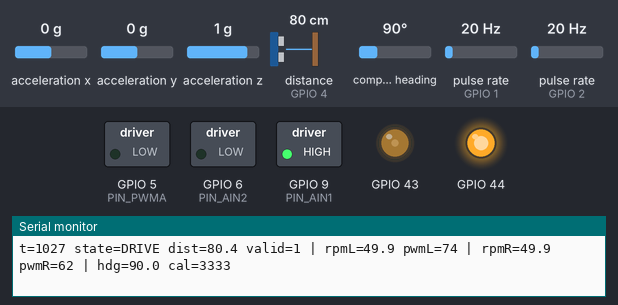
Simulated run of this sketch. Board: ESP32-S3. Parts: switched loads named in the sketch (green lamp = pin HIGH), output pins drawn as LEDs (lit = HIGH), the last lines printed to the serial monitor. Wiring (inferred from the names in the program): ultrasonic range finder: trigger GPIO 3; echo GPIO 4; 2 × pulse sensor: data GPIO 1 / data GPIO 2. The test bench sets the inputs (shaded band); at power-on: distance to the obstacle (sensor on GPIO 4) 80 cm, pulse rate (sensors on GPIO 2, GPIO 1) 20 Hz, acceleration x 0 g, acceleration y 0 g, acceleration z 1 g, compass heading 90°. The echo pulse lasts 58.3 µs per cm; storage starts empty; pins used as bus, display or sensor lines are not drawn.

Above: at 1.2 s.
1.3 s: distance to the obstacle (sensor on GPIO 4) set to 28 cm
3.6 s: distance to the obstacle (sensor on GPIO 4) set to 21 cm
At 4.1 s:
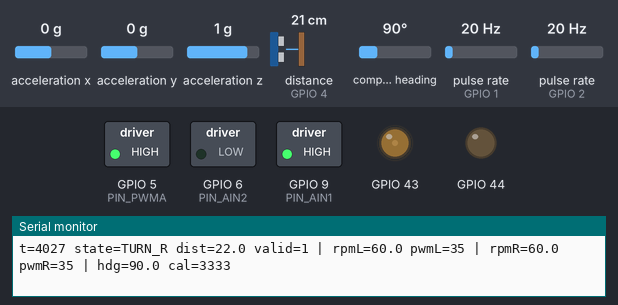
5.3 s: pulse rate (sensor on GPIO 2) set to 4 Hz
At 6.52 s:
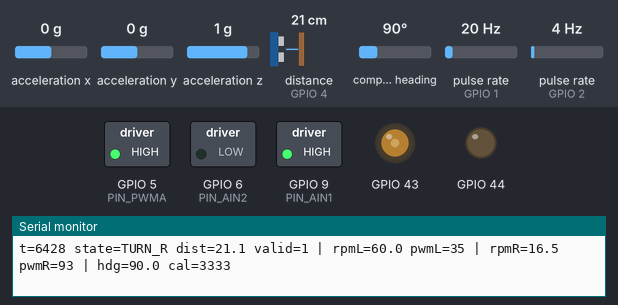
8.3 s: pulse rate (sensor on GPIO 1) set to 50 Hz
At 8.93 s:
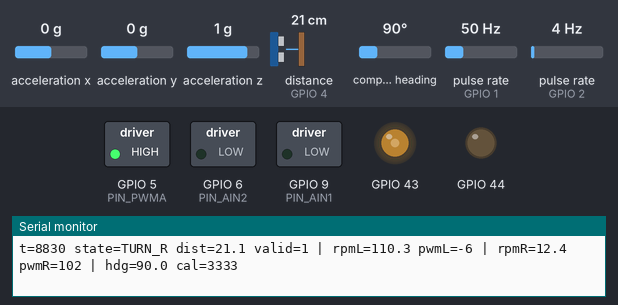
11.3 s: pulse rate (sensor on GPIO 2) set to 50 Hz
At 12.7 s:
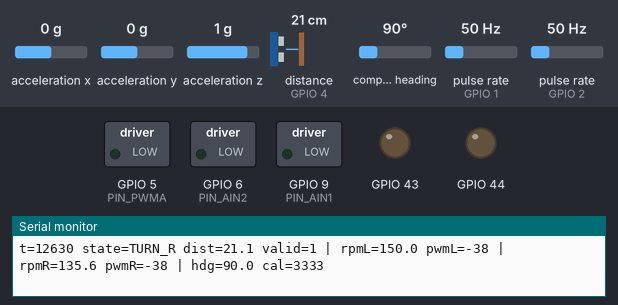
13.5 s: pulse rate (sensor on GPIO 1) set to 4 Hz
At 14.3 s:
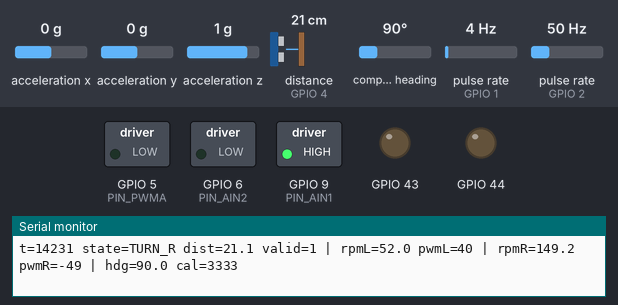
Timing chart, 0 to 16.3 s (numbered marks = the images above; inputs shaded):
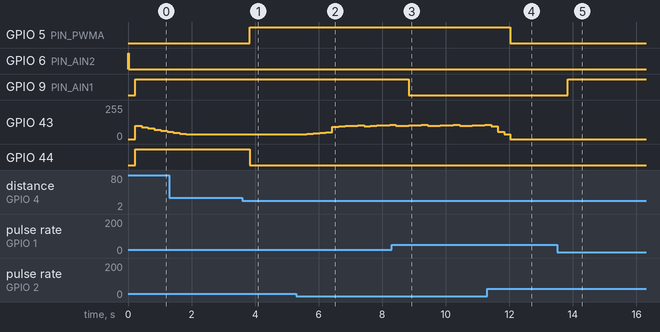

The sketch:

rover_fw.ino
```cpp
#include <Arduino.h>
#include "Pins.h"
#include "Config.h"
#include "MotorDriver.h"
#include "Encoders.h"
#include "Ultrasonic.h"
#include "ImuBno055.h"
#include "LoggerSD.h"
#include "StateMachine.h"

MotorDriver motors;
Encoders enc;
Ultrasonic ranger;
ImuBno055 imu;
LoggerSD logger;
StateMachine sm;

static uint32_t lastControlMs = 0;

void setup() {
  Serial.begin(115200);
  uint32_t t0 = millis();
  while (!Serial && (millis() - t0) < 3000) delay(10);
  Serial.println("\nBOOT");

  logger.begin();
  motors.begin();
  motors.coast();
  enc.begin();
  ranger.begin();
  imu.begin();

  sm.begin();
  lastControlMs = millis();

  Serial.println("RUN: obstacle avoid + speed PI + SD logging");
}

void loop() {
  const uint32_t now = millis();

  ranger.update(now);
  sm.update(now, ranger);

  if (now - lastControlMs < DT_MS) return;
  lastControlMs = now;

  const TickSnapshot ts = enc.sampleAndReset();
  static float rpmL = 0.0f, rpmR = 0.0f;
  const float rpmL_raw = ticksToRpm(ts.dtTicksL, DT_S);
  const float rpmR_raw = ticksToRpm(ts.dtTicksR, DT_S);
  rpmL = ALPHA_RPM * rpmL + (1.0f - ALPHA_RPM) * rpmL_raw;
  rpmR = ALPHA_RPM * rpmR + (1.0f - ALPHA_RPM) * rpmR_raw;
  const ImuSample imuS = imu.sample();
  float targL = 0.0f, targR = 0.0f;
  int8_t dirL = 0, dirR = 0;

  sm.getControlTargets(targL, targR, dirL, dirR);

  const MotorCmd cmd = motors.speedPI(targL, targR, rpmL, rpmR, ts.dtTicksL, ts.dtTicksR);
  motors.apply(dirL, dirR, cmd.pwmL, cmd.pwmR);

  logger.logRow(now, sm.state(),
                ranger.filteredCm(), ranger.valid(), ranger.lastEchoUs(),
                ts.dtTicksL, ts.dtTicksR, ts.totalTicksL, ts.totalTicksR,
                rpmL, rpmR, targL, targR,
                cmd.pwmL, cmd.pwmR,
                imuS.headingDeg, imuS.imuOK, imuS.cal_sys, imuS.cal_g, imuS.cal_a, imuS.cal_m);


  Serial.print("t="); Serial.print(now);
  Serial.print(" state="); Serial.print(sm.stateName());
  Serial.print(" dist="); Serial.print(ranger.filteredCm(), 1);
  Serial.print(" valid="); Serial.print(ranger.valid() ? 1 : 0);
  Serial.print(" | rpmL="); Serial.print(rpmL, 1); Serial.print(" pwmL="); Serial.print(cmd.pwmL);
  Serial.print(" | rpmR="); Serial.print(rpmR, 1); Serial.print(" pwmR="); Serial.print(cmd.pwmR);
  Serial.print(" | hdg="); Serial.print(imuS.headingDeg, 1);
  Serial.print(" cal="); Serial.print((int)imuS.cal_sys); Serial.print((int)imuS.cal_g);
  Serial.print((int)imuS.cal_a); Serial.print((int)imuS.cal_m);
  Serial.println();
}
```

Encoders.cpp
```cpp
#include "Encoders.h"

volatile uint32_t Encoders::_ticksL = 0;
volatile uint32_t Encoders::_ticksR = 0;

void IRAM_ATTR Encoders::isrL() { _ticksL++; }
void IRAM_ATTR Encoders::isrR() { _ticksR++; }

void Encoders::begin() {
  pinMode(PIN_ENC_L, INPUT_PULLUP);
  pinMode(PIN_ENC_R, INPUT_PULLUP);
  attachInterrupt(digitalPinToInterrupt(PIN_ENC_L), Encoders::isrL, FALLING);
  attachInterrupt(digitalPinToInterrupt(PIN_ENC_R), Encoders::isrR, FALLING);
}

TickSnapshot Encoders::sampleAndReset() {
  noInterrupts();
  uint32_t l = _ticksL; _ticksL = 0;
  uint32_t r = _ticksR; _ticksR = 0;
  interrupts();

  _totalL += l;
  _totalR += r;

  return { l, r, _totalL, _totalR };
}
```

Encoders.h
```cpp
#pragma once
#include <Arduino.h>
#include "Pins.h"

struct TickSnapshot {
  uint32_t dtTicksL;
  uint32_t dtTicksR;
  uint32_t totalTicksL;
  uint32_t totalTicksR;
};

class Encoders {
public:
  void begin();
  TickSnapshot sampleAndReset();

private:
  static void IRAM_ATTR isrL();
  static void IRAM_ATTR isrR();
  static volatile uint32_t _ticksL;
  static volatile uint32_t _ticksR;

  uint32_t _totalL = 0;
  uint32_t _totalR = 0;
};
```

ImuBno055.cpp
```cpp
#include "ImuBno055.h"

bool ImuBno055::begin() {
  _ok = _bno.begin();
  if (_ok) _bno.setExtCrystalUse(true);
  return _ok;
}

ImuSample ImuBno055::sample() const {
  ImuSample s{};
  s.imuOK = _ok ? 1 : 0;
  s.headingDeg = NAN;

  s.cal_sys = s.cal_g = s.cal_a = s.cal_m = 0;

  if (_ok) {
    s.headingDeg = _bno.getVector(Adafruit_BNO055::VECTOR_EULER).x();
    _bno.getCalibration(&s.cal_sys, &s.cal_g, &s.cal_a, &s.cal_m);
  }
  return s;
}
```

ImuBno055.h
```cpp
#pragma once
#include <Arduino.h>
#include <Wire.h>
#include <Adafruit_Sensor.h>
#include <Adafruit_BNO055.h>

struct ImuSample {
  float headingDeg;
  uint8_t imuOK;
  uint8_t cal_sys, cal_g, cal_a, cal_m;
};

class ImuBno055 {
public:
  bool begin();
  ImuSample sample() const;

private:
  mutable Adafruit_BNO055 _bno = Adafruit_BNO055(55);
  bool _ok = false;
};
```

LoggerSD.cpp
```cpp
#include "LoggerSD.h"

void LoggerSD::begin() {
  Serial.println("SD init...");
  SPI.begin();
  pinMode(PIN_SD_CS, OUTPUT);
  digitalWrite(PIN_SD_CS, HIGH);

  _ok = SD.begin(PIN_SD_CS, SPI, 1000000);
  if (!_ok) {
    Serial.println("SD.begin FAILED (logging disabled).");
    return;
  }
  Serial.println("SD.begin OK");
  openLogFile();
}

void LoggerSD::openLogFile() {
  char name[20];
  for (int i = 0; i < 100; i++) {
    snprintf(name, sizeof(name), "/LOG%02d.CSV", i);
    if (!SD.exists(name)) {
      _f = SD.open(name, FILE_WRITE);
      if (_f) {
        _f.println("t_ms,state,dist_cm,dist_valid,echo_us,"
                   "ticksL,ticksR,ticksL_total,ticksR_total,"
                   "rpmL,rpmR,targetRPM_L,targetRPM_R,pwmL,pwmR,"
                   "heading_deg,imu_ok,cal_sys,cal_g,cal_a,cal_m");
        _f.flush();
        Serial.print("Logging to "); Serial.println(name);
      } else {
        Serial.println("ERROR: Failed to open log file.");
      }
      return;
    }
  }
  Serial.println("ERROR: No free /LOGxx.CSV filename.");
}

void LoggerSD::logRow(uint32_t t_ms, uint8_t state,
                      float dist_cm, bool dist_valid, uint32_t echo_us,
                      uint32_t ticksL_dt, uint32_t ticksR_dt,
                      uint32_t ticksL_tot, uint32_t ticksR_tot,
                      float rpmL, float rpmR, float targetRPM_L, float targetRPM_R,
                      int pwmL, int pwmR,
                      float heading_deg,
                      uint8_t imu_ok, uint8_t cal_sys, uint8_t cal_g, uint8_t cal_a, uint8_t cal_m) {
  if (!_ok || !_f) return;

  _f.print(t_ms); _f.print(',');
  _f.print(state); _f.print(',');

  if (isnan(dist_cm)) _f.print("nan"); else _f.print(dist_cm, 1);
  _f.print(',');

  _f.print(dist_valid ? 1 : 0); _f.print(',');
  _f.print(echo_us); _f.print(',');

  _f.print(ticksL_dt); _f.print(',');
  _f.print(ticksR_dt); _f.print(',');
  _f.print(ticksL_tot); _f.print(',');
  _f.print(ticksR_tot); _f.print(',');

  _f.print(rpmL, 1); _f.print(',');
  _f.print(rpmR, 1); _f.print(',');
  _f.print(targetRPM_L, 1); _f.print(',');
  _f.print(targetRPM_R, 1); _f.print(',');

  _f.print(pwmL); _f.print(',');
  _f.print(pwmR); _f.print(',');

  if (isnan(heading_deg)) _f.print("nan"); else _f.print(heading_deg, 1);
  _f.print(',');

  _f.print((int)imu_ok); _f.print(',');
  _f.print((int)cal_sys); _f.print(',');
  _f.print((int)cal_g); _f.print(',');
  _f.print((int)cal_a); _f.print(',');
  _f.print((int)cal_m);
  _f.println();

  static uint8_t flushDiv = 0;
  if (++flushDiv >= 5) { flushDiv = 0; _f.flush(); }
}
```

LoggerSD.h
```cpp
#pragma once
#include <Arduino.h>
#include <SPI.h>
#include <SD.h>
#include "Pins.h"

class LoggerSD {
public:
  void begin();
  void logRow(uint32_t t_ms, uint8_t state,
              float dist_cm, bool dist_valid, uint32_t echo_us,
              uint32_t ticksL_dt, uint32_t ticksR_dt,
              uint32_t ticksL_tot, uint32_t ticksR_tot,
              float rpmL, float rpmR, float targetRPM_L, float targetRPM_R,
              int pwmL, int pwmR,
              float heading_deg,
              uint8_t imu_ok, uint8_t cal_sys, uint8_t cal_g, uint8_t cal_a, uint8_t cal_m);

private:
  bool _ok = false;
  File _f;

  void openLogFile();
};
```

StateMachine.cpp
```cpp
#include "StateMachine.h"

void StateMachine::update(uint32_t now, const Ultrasonic& u) {
  const bool distValid = u.valid();
  const float d = u.filteredCm();
  const bool obstacle = distValid && (d < OBSTACLE_CM);
  const bool clear    = distValid && (d > CLEAR_CM);

  if (!distValid) {
    if (_state != STOP_NO_ECHO) { _state = STOP_NO_ECHO; _enterMs = now; }
    return;
  }

  if (_state == STOP_NO_ECHO) { _state = DRIVE; _enterMs = now; }

  if (_state == DRIVE) {
    if ((now - _enterMs) >= MIN_DRIVE_MS && obstacle) {
      _state = TURN_R; _enterMs = now;
    }
  } else if (_state == TURN_R) {
    if ((now - _enterMs) >= MIN_TURN_MS && clear) {
      _state = DRIVE; _enterMs = now;
    }
  }
}

void StateMachine::getControlTargets(float& targL, float& targR, int8_t& dirL, int8_t& dirR) const {
  if (_state == DRIVE) {
    targL = DRIVE_RPM; targR = DRIVE_RPM;
    dirL = +1; dirR = +1;
  } else if (_state == TURN_R) {
    targL = TURN_RPM; targR = TURN_RPM;
    dirL = +1; dirR = -1;
  } else {
    targL = 0.0f; targR = 0.0f;
    dirL = 0; dirR = 0;
  }
}

const char* StateMachine::stateName() const {
  switch (_state) {
    case DRIVE: return "DRIVE";
    case TURN_R: return "TURN_R";
    case STOP_NO_ECHO: return "STOP_NO_ECHO";
    default: return "UNK";
  }
}
```

StateMachine.h
```cpp
#pragma once
#include <Arduino.h>
#include "Config.h"
#include "Ultrasonic.h"

class StateMachine {
public:
  static constexpr uint8_t DRIVE = 0;
  static constexpr uint8_t TURN_R = 1;
  static constexpr uint8_t STOP_NO_ECHO = 2;

  void begin() { _state = DRIVE; _enterMs = millis(); }

  void update(uint32_t now, const Ultrasonic& u);

  void getControlTargets(float& targL, float& targR, int8_t& dirL, int8_t& dirR) const;

  uint8_t state() const { return _state; }
  const char* stateName() const;

private:
  uint8_t _state = DRIVE;
  uint32_t _enterMs = 0;
};
```

Ultrasonic.cpp
```cpp
#include "Ultrasonic.h"

void Ultrasonic::begin() {
  pinMode(PIN_TRIG, OUTPUT);
  pinMode(PIN_ECHO, INPUT);
}

float Ultrasonic::readCm(uint32_t* echoUsOut) {
  digitalWrite(PIN_TRIG, LOW);
  delayMicroseconds(2);
  digitalWrite(PIN_TRIG, HIGH);
  delayMicroseconds(10);
  digitalWrite(PIN_TRIG, LOW);

  uint32_t us = pulseIn(PIN_ECHO, HIGH, 25000UL);
  if (echoUsOut) *echoUsOut = us;
  if (us == 0) return NAN;
  return (float)us / 58.0f;
}

void Ultrasonic::update(uint32_t now) {
  if (now - _lastPingMs < 120) {
    _valid = (_lastValidMs != 0) && ((now - _lastValidMs) <= DIST_TIMEOUT_MS);
    return;
  }
  _lastPingMs = now;

  uint32_t echoUs = 0;
  float d = readCm(&echoUs);
  _lastEchoUs = echoUs;

  if (!isnan(d)) {
    _lastValidMs = now;
    if (isnan(_distFilt)) _distFilt = d;
    else _distFilt = ALPHA_DIST * _distFilt + (1.0f - ALPHA_DIST) * d;
  }

  _valid = (_lastValidMs != 0) && ((now - _lastValidMs) <= DIST_TIMEOUT_MS);
}
```

Ultrasonic.h
```cpp
#pragma once
#include <Arduino.h>
#include "Pins.h"
#include "Config.h"

class Ultrasonic {
public:
  void begin();
  void update(uint32_t now);

  bool valid() const { return _valid; }
  float filteredCm() const { return _distFilt; }
  uint32_t lastEchoUs() const { return _lastEchoUs; }

private:
  float _distFilt = NAN;
  bool _valid = false;
  uint32_t _lastValidMs = 0;
  uint32_t _lastPingMs = 0;
  uint32_t _lastEchoUs = 0;

  float readCm(uint32_t* echoUsOut);
};
```

Config.h
```cpp
#pragma once
#include <Arduino.h>

static constexpr float TICKS_PER_REV = 20.0f;
static constexpr uint32_t DT_MS = 200;
static constexpr float DT_S = DT_MS / 1000.0f;
static constexpr float DRIVE_RPM = 30.0f;
static constexpr float TURN_RPM  = 25.0f;
static constexpr int PWM_MIN = 35;
static constexpr int PWM_MAX = 160;
static constexpr float ALPHA_RPM = 0.7f;
static constexpr float OBSTACLE_CM = 25.0f;
static constexpr float CLEAR_CM    = 35.0f;
static constexpr uint32_t MIN_TURN_MS  = 500;
static constexpr uint32_t MIN_DRIVE_MS = 400;
static constexpr float ALPHA_DIST = 0.6f;
static constexpr uint32_t DIST_TIMEOUT_MS = 500;

inline float ticksToRpm(uint32_t ticks, float dt_s) {
  return ((ticks / dt_s) / TICKS_PER_REV) * 60.0f;
}
```

Pins.h
```cpp
#pragma once
#include <Arduino.h>

static constexpr int PIN_PWMA = 5;
static constexpr int PIN_AIN1 = 9;
static constexpr int PIN_AIN2 = 6;
static constexpr int PIN_PWMB = TX;
static constexpr int PIN_BIN1 = RX;
static constexpr int PIN_BIN2 = A4;
static constexpr int PIN_ENC_L = A0;
static constexpr int PIN_ENC_R = A1;
static constexpr int PIN_TRIG  = A2;
static constexpr int PIN_ECHO  = A3;
static constexpr int PIN_SD_CS = A5;
```

MotorDriver.cpp
```cpp
#include "MotorDriver.h"

void MotorDriver::begin() {
  pinMode(PIN_PWMA, OUTPUT);
  pinMode(PIN_AIN1, OUTPUT);
  pinMode(PIN_AIN2, OUTPUT);

  pinMode(PIN_PWMB, OUTPUT);
  pinMode(PIN_BIN1, OUTPUT);
  pinMode(PIN_BIN2, OUTPUT);
}

void MotorDriver::coast() {
  setMotorA(0, 0);
  setMotorB(0, 0);
}

MotorCmd MotorDriver::speedPI(float targL, float targR, float rpmL, float rpmR,
                              uint32_t dtTicksL, uint32_t dtTicksR) {
  const float eL = targL - rpmL;
  const float eR = targR - rpmR;

  _iL += eL * DT_S;
  _iR += eR * DT_S;

  if (targL > 0.1f && dtTicksL == 0) _iL = 0.0f;
  if (targR > 0.1f && dtTicksR == 0) _iR = 0.0f;

  const float I_MAX = 30.0f;
  _iL = clampF(_iL, -I_MAX, I_MAX);
  _iR = clampF(_iR, -I_MAX, I_MAX);

  int pwmL = (int)roundf(_basePWM_L + (_Kp * eL) + (_Ki * _iL));
  int pwmR = (int)roundf(_basePWM_R + (_Kp * eR) + (_Ki * _iR));

  if (targL <= 0.1f) pwmL = 0;
  if (targR <= 0.1f) pwmR = 0;

  if (pwmL > 0) pwmL = clampInt(pwmL, PWM_MIN, PWM_MAX);
  if (pwmR > 0) pwmR = clampInt(pwmR, PWM_MIN, PWM_MAX);

  return { pwmL, pwmR };
}

void MotorDriver::apply(int8_t dirL, int8_t dirR, int pwmL, int pwmR) {
  setMotorA(dirL, pwmL);
  setMotorB(dirR, pwmR);
}

int MotorDriver::clampInt(int x, int lo, int hi) {
  if (x < lo) return lo;
  if (x > hi) return hi;
  return x;
}

float MotorDriver::clampF(float x, float lo, float hi) {
  if (x < lo) return lo;
  if (x > hi) return hi;
  return x;
}

void MotorDriver::setMotorA(int8_t dir, int pwm) {
  if (dir == 0 || pwm <= 0) {
    analogWrite(PIN_PWMA, 0);
    digitalWrite(PIN_AIN1, LOW);
    digitalWrite(PIN_AIN2, LOW);
    return;
  }
  pwm = clampInt(pwm, 0, 255);
  if (dir > 0) { digitalWrite(PIN_AIN1, HIGH); digitalWrite(PIN_AIN2, LOW); }
  else         { digitalWrite(PIN_AIN1, LOW);  digitalWrite(PIN_AIN2, HIGH); }
  analogWrite(PIN_PWMA, pwm);
}

void MotorDriver::setMotorB(int8_t dir, int pwm) {
  if (dir == 0 || pwm <= 0) {
    analogWrite(PIN_PWMB, 0);
    digitalWrite(PIN_BIN1, LOW);
    digitalWrite(PIN_BIN2, LOW);
    return;
  }
  pwm = clampInt(pwm, 0, 255);
  if (dir > 0) { digitalWrite(PIN_BIN1, HIGH); digitalWrite(PIN_BIN2, LOW); }
  else         { digitalWrite(PIN_BIN1, LOW);  digitalWrite(PIN_BIN2, HIGH); }
  analogWrite(PIN_PWMB, pwm);
}
```

MotorDriver.h
```cpp
#pragma once
#include <Arduino.h>
#include "Pins.h"
#include "Config.h"

struct MotorCmd {
  int pwmL;
  int pwmR;
};

class MotorDriver {
public:
  void begin();
  void coast();

  MotorCmd speedPI(float targL, float targR, float rpmL, float rpmR,
                   uint32_t dtTicksL, uint32_t dtTicksR);

  void apply(int8_t dirL, int8_t dirR, int pwmL, int pwmR);

private:
  int _basePWM_L = 98;
  int _basePWM_R = 86;
  float _Kp = 0.8f;
  float _Ki = 1.2f;

  float _iL = 0.0f;
  float _iR = 0.0f;

  int clampInt(int x, int lo, int hi);
  float clampF(float x, float lo, float hi);

  void setMotorA(int8_t dir, int pwm);
  void setMotorB(int8_t dir, int pwm);
};
```

Measured:
- the behaviour switches between 25 and 24 cm on distance to the obstacle (sensor on GPIO 4) (found by bisection; images 0 and 1)
- after the input at 3.6 s, GPIO 5 (PIN_PWMA): LOW → HIGH after 0.23 s; GPIO 44: HIGH → LOW after 0.23 s
- after the input at 5.3 s, GPIO 43: 35/255 → 38/255 after 0.33 s, → 44/255 0.20 s later, → 48/255 0.20 s later, → 51/255 0.20 s later, … (14 changes in this stretch)
- after the input at 8.3 s, GPIO 9 (PIN_AIN1): HIGH → LOW after 0.53 s
- after the input at 11.3 s, GPIO 5 (PIN_PWMA): HIGH → LOW after 0.73 s
- after the input at 13.5 s, GPIO 9 (PIN_AIN1): LOW → HIGH after 0.33 s
